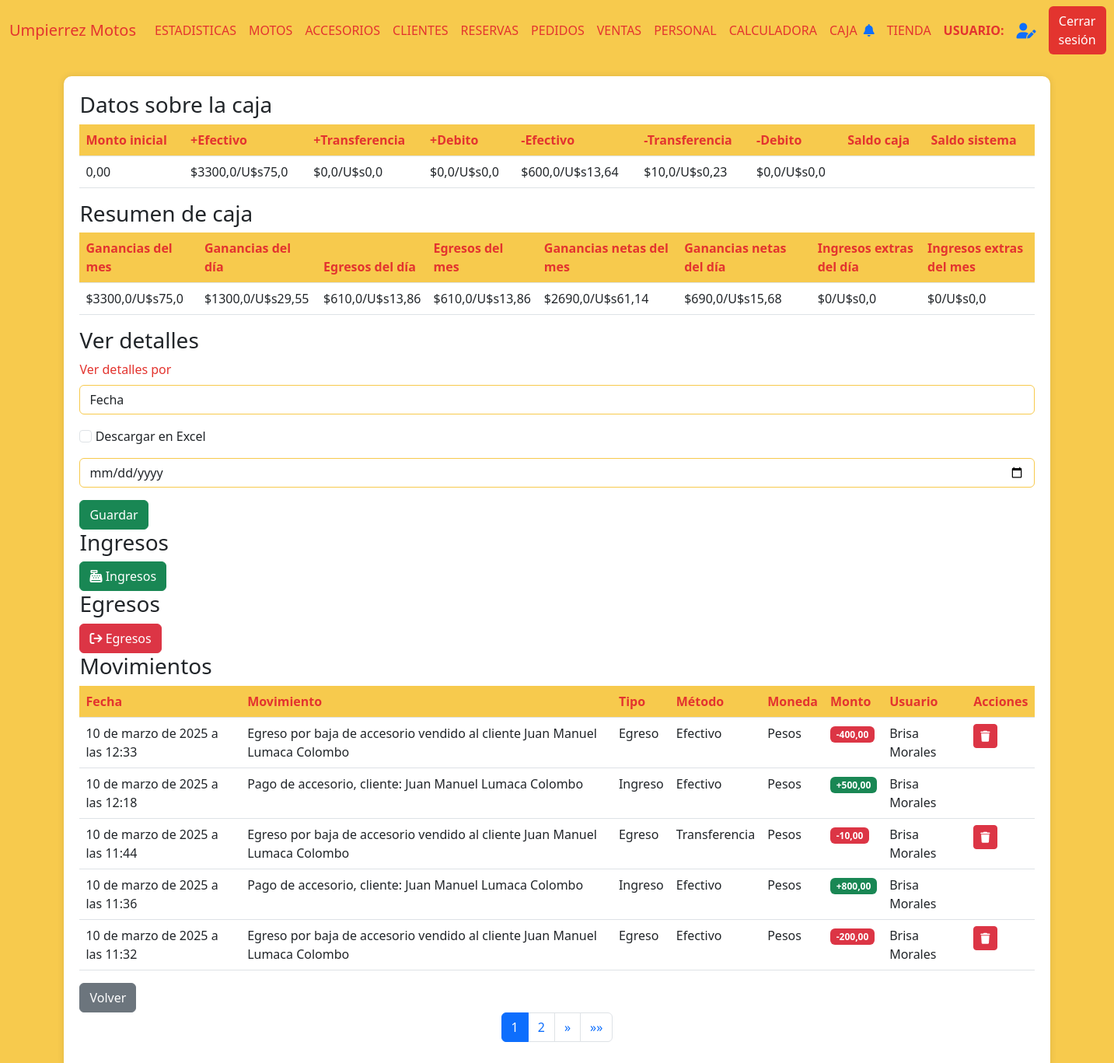
/movimientos_caja/33 (signed in), run on the app's committed database.
### AppUM/models.py (models this page shows)
class Caja(models.Model):
    apertura = models.DateTimeField()
    cierre = models.DateTimeField(null=True,blank=True)
    moneda = models.CharField(max_length=10)
    monto_inicial = models.DecimalField(max_digits=10, decimal_places=2)
    depositos = models.DecimalField(max_digits=10, decimal_places=2)
    egresos = models.DecimalField(max_digits=10, decimal_places=2)
    saldo_caja = models.DecimalField(max_digits=10, decimal_places=2)
    saldo_sistema = models.DecimalField(max_digits=10, decimal_places=2)
    diferencia = models.DecimalField(max_digits=10, decimal_places=2)
    estado = models.CharField(max_length=10)
    usuario = models.ForeignKey(Personal, related_name='usuario_caja', on_delete=models.CASCADE)

class Movimientos(models.Model):
    fecha = models.DateTimeField()
    movimiento = models.TextField(null=True, blank=True)
    tipo = models.CharField(max_length=10)
    monto = models.DecimalField(max_digits=10, decimal_places=2)
    caja = models.ForeignKey(Caja, related_name='movimiento_caja', on_delete=models.CASCADE)
    usuario = models.ForeignKey(Personal, related_name='usuario_movimiento', on_delete=models.CASCADE)
    moneda = models.CharField(max_length=10,null=True,blank=True)
    rubro = models.TextField(null=True, blank=True)
    metodo = models.CharField(max_length=30,null=True,blank=True)
    es_moto = models.BooleanField(default=0)
    es_accesorio = models.BooleanField(default=0)

### AppUM/decorators.py (the view)
    def _wrapped_view(request, *args, **kwargs):
        user = request.user
        if user.is_authenticated:
            usuario_consulta = Personal.objects.filter(usuario=user.username).first()
            if usuario_consulta:
                if Administrativo.objects.filter(personal_ptr_id=usuario_consulta.id,activo=1).exists():
                    return view_func(request, *args, **kwargs)
                else:
                    raise PermissionDenied
            else:
                return view_func(request, *args, **kwargs)
        else:
            return redirect('Login')  # Redirigir al login si no está autenticado

### AppUM/context_processors.py (called while the page is built)
def cantidad_solicitudes_no_leidas(req):
    if req.user.is_authenticated:
        usuario = req.user
        usuario_actual = Personal.objects.filter(usuario=usuario.username).first()
        notificaciones = NotificacionPersonal.objects.filter(personal=usuario_actual,leido=0).count()
    else:
        notificaciones = 0
    return {'notificaciones': notificaciones}

### AppUM/functions.py (called while the page is built)
def funcion_paginas_varias(req,instancia_model):
    paginator = Paginator(instancia_model, 5)  # 5 motos por página
    page_number = req.GET.get('page')  # Obtiene el número de página desde la URL
    page_obj = paginator.get_page(page_number)
    return page_obj

### AppUM/templates/perfil_administrativo/arqueos/movimientos.html (shortened to what this page needs)
{% extends "perfil_administrativo/padre_perfil_administrativo.html" %}
{% load static %}
{% block contenidoQueCambia %}
<link href="https://cdnjs.cloudflare.com/ajax/libs/font-awesome/6.0.0/css/all.min.css" rel="stylesheet">
<link href="https://cdn.jsdelivr.net/npm/bootstrap-icons@1.10.0/font/bootstrap-icons.css" rel="stylesheet">
<div class="table-container" id="inventarios">
    <h3>Datos sobre la caja</h3>
    <table class="table">
        <thead>
            <tr>
                <th>Monto inicial</th>
                <th>+Efectivo</th>
                <th>+Transferencia</th>
                <th>+Debito</th>
                <th>-Efectivo</th>
                <th>-Transferencia</th>
                <th>-Debito</th>
                <th>Saldo caja</th>
                <th>Saldo sistema</th>
            </tr>
        </thead>
        <tbody>
                <tr>
                    <td>{{ monto_inicial }}</td>
                    <td>${{ total_ingresos_efectivo_pesos }}/U$s{{ total_ingresos_efectivo_dolares }}</td>
                    <td>${{ total_ingresos_transferencia_pesos }}/U$s{{ total_ingresos_transferencia_dolares }}</td>
                    <td>
                        ${{ total_ingresos_debito_pesos }}/U$s{{ total_ingresos_debito_dolares }}
                    </td>
                    <td>${{ total_egresos_efectivo_pesos }}/U$s{{ total_egresos_efectivo_dolares }}</td>
                    <td>${{ total_egresos_transferencia_pesos }}/U$s{{ total_egresos_transferencia_dolares }}</td>
                    <td>${{ total_egresos_debito_pesos }}/U$s{{ total_egresos_debito_dolares }}</td>
                    <td>{{ saldo_caja }}</td>
                    <td>{{ saldo_sistema }}</td>
                </tr>
        </tbody>
    </table>
    <h3>Resumen de caja</h3>
    <table class="table" id="tabla-resumen">
        <thead>
            <tr>
                <th>Ganancias del mes</th>
                <th>Ganancias del día</th>
                <th>Egresos del día</th>
                <th>Egresos del mes</th>
                <th>Ganancias netas del mes</th>
                <th>Ganancias netas del día</th>
                <th>Ingresos extras del día</th>
                <th>Ingresos extras del mes</th>
            </tr>
        </thead>
        <tbody>
                <tr>
                    <td>${{ ganancias_mes }}/U$s{{ ganancias_mes_dolares }}</td>
                    <td>${{ ganancias_dia }}/U$s{{ ganancias_dia_dolares }}</td>
                    <td>${{ egresos_dia }}/U$s{{ egresos_dia_dolares }}</td>
                    <td>
                        ${{ egresos_mes }}/U$s{{ egresos_mes_dolares }}
                    </td>
                    <td>${{ ganancias_netas_mes }}/U$s{{ ganancias_netas_mes_dolares }}</td>
                    <td>${{ ganancias_netas_dia }}/U$s{{ ganancias_netas_dia_dolares }}</td>
                    <td>${{ ingresos_extra_dia }}/U$s{{ ingresos_extra_dia_dolares }}</td>
                    <td>${{ ingresos_extra_mes }}/U$s{{ ingresos_extra_mes_dolares }}</td>
                </tr>
        </tbody>
    </table>
    <h3>Ver detalles</h3>
    <div class="mb-3" id="busqueda_detalles">
        <label for="documento" class="form-label">Ver detalles por</label>
        <select class="form-control" id="detalles_por" onchange="detalles_por()">
            <option value="fecha">Fecha</option>
        </select>
    </div>
    <div id="detalles_x_fecha">
        <div class="mb-3">
            <input type="checkbox" id="cbox_descargar_excel" class="form-check-input" onchange="descargar_excel()">
            <label for="toggleMatr" class="form-check-label">Descargar en Excel</label>
        </div>
        <div id="form_pdf">
            <form action="{% url 'DetallesCajaXFecha' %}" method="post" id="form-reporte">{% csrf_token %}
                <div class="mb-3">
                    <input type="date" class="form-control" name="f_detalles" id="fecha" placeholder="Ingrese la fecha" required>
                </div>
                <button type="submit" class="btn btn-success" id="btn_fecha">Guardar</button>
            </form>
        </div>
    </div>
    <h3>Ingresos</h3>
    <button type="button" id="abrir_form_ingresos" class="btn btn-success">
        <i class="fas fa-cash-register"></i> Ingresos
    </button>
    <h3>Egresos</h3>
    <button type="button" id="abrir_form_egresos" class="btn btn-danger">
        <i class="fas fa-arrow-right-from-bracket"></i> Egresos
    </button>
    <h3>Movimientos</h3>
    <table class="table">
        <thead>
            <tr>
                <th>Fecha</th>
                <th>Movimiento</th>
                <th>Tipo</th>
                <th>Método</th>
                <th>Moneda</th>
                <th>Monto</th>
                <th>Usuario</th>
                <th>Acciones</th>
            </tr>
        </thead>
        <tbody>
            {% if page_obj %}
                {% for movimiento in page_obj %}
                <tr>
                    <td>{{ movimiento.movimiento.fecha }}</td>
                    <td>{{ movimiento.descripcion }}</td>
                    <td>{{ movimiento.movimiento.tipo }}</td>
                    <td>{{ movimiento.movimiento.metodo }}</td>
                    <td>
                        {{ movimiento.movimiento.moneda }}
                    </td>
                    <td>
                        {% if movimiento.movimiento.tipo == "Egreso" %}
                        <span class="badge bg-danger">-{{ movimiento.movimiento.monto }}</span>
                        {% else %}
                        <span class="badge bg-success">+{{ movimiento.movimiento.monto }}</span>
                        {% endif %}
                    </td>
                    <td>{{ movimiento.usuario }}</td>
                    <td>
                        {% if movimiento.mostrar_boton %}
                        <a href="{% url 'MovimientoBaja' id_caja movimiento.movimiento.id  %}"><button class="btn btn-sm btn-danger"><i class="fas fa-trash"></i></button></a>
                        {% endif %}
                    </td>
                </tr>
                {% endfor %}
            {% else %}
                <tr>
                    <td colspan="9" class="text-center text-muted">
                        No hay registros de movimientos disponibles en esta caja.
                    </td>
                </tr>
            {% endif %}
        </tbody>
    </table>
    <a href="{% url 'Arqueos' %}" class="btn btn-secondary">Volver</a>
    <nav aria-label="Page navigation">
        <ul class="pagination justify-content-center">
            {% for num in page_obj.paginator.page_range %}
            <li class="page-item {% if page_obj.number == num %}active{% endif %}">
                <a class="page-link" href="?page={{ num }}">{{ num }}</a>
            </li>
            {% endfor %}
            {% if page_obj.has_next %}
            <li class="page-item">
                <a class="page-link" href="?page={{ page_obj.next_page_number }}" aria-label="Siguiente">
                    <span aria-hidden="true">&raquo;</span>
                </a>
            </li>
            <li class="page-item">
                <a class="page-link" href="?page={{ page_obj.paginator.num_pages }}" aria-label="Última">
                    <span aria-hidden="true">&raquo;&raquo;</span>
                </a>
            </li>
            {% endif %}
        </ul>
    </nav>
</div>
{% endblock %}

### AppUM/static/css/styles.css (style rules this page uses)
body { background-color: #f7ca4d; }
.form-label { color: #e3342f; }
.form-control { border-color: #f7ca4d; }
.table-container { background-color: #fff; border-radius: 10px; padding: 20px; box-shadow: 0px 0px 10px rgba(0, 0, 0, 0.1); margin: 20px auto; max-width: 90%; }
.table th { background-color: #f7ca4d; color: #e3342f; }

### data on the page
Caja: monto_inicial "0,00"
Movimientos: movimiento.fecha "10 de marzo de 2025 a las 12:33", descripcion "Egreso por baja de accesorio vendido al cliente Juan Manuel Lumaca Colombo", movimiento.tipo "Egreso", movimiento.metodo "Efectivo", movimiento.moneda "Pesos", movimiento.monto "400,00", usuario "Brisa Morales"
Movimientos: movimiento.fecha "10 de marzo de 2025 a las 12:18", descripcion "Pago de accesorio, cliente: Juan Manuel Lumaca Colombo", movimiento.tipo "Ingreso", movimiento.metodo "Efectivo", movimiento.moneda "Pesos", movimiento.monto "500,00", usuario "Brisa Morales"
Movimientos: movimiento.fecha "10 de marzo de 2025 a las 11:44", descripcion "Egreso por baja de accesorio vendido al cliente Juan Manuel Lumaca Colombo", movimiento.tipo "Egreso", movimiento.metodo "Transferencia", movimiento.moneda "Pesos", movimiento.monto "10,00", usuario "Brisa Morales"
Movimientos: movimiento.fecha "10 de marzo de 2025 a las 11:36", descripcion "Pago de accesorio, cliente: Juan Manuel Lumaca Colombo", movimiento.tipo "Ingreso", movimiento.metodo "Efectivo", movimiento.moneda "Pesos", movimiento.monto "800,00", usuario "Brisa Morales"
Movimientos: movimiento.fecha "10 de marzo de 2025 a las 11:32", descripcion "Egreso por baja de accesorio vendido al cliente Juan Manuel Lumaca Colombo", movimiento.tipo "Egreso", movimiento.metodo "Efectivo", movimiento.moneda "Pesos", movimiento.monto "200,00", usuario "Brisa Morales"

### other printed values
{{ total_ingresos_efectivo_pesos }} "3300,0"
{{ total_ingresos_efectivo_dolares }} "75,0"
{{ total_ingresos_transferencia_pesos }} "0,0"
{{ total_ingresos_transferencia_dolares }} "0,0"
{{ total_ingresos_debito_pesos }} "0,0"
{{ total_ingresos_debito_dolares }} "0,0"
{{ total_egresos_efectivo_pesos }} "600,0"
{{ total_egresos_efectivo_dolares }} "13,64"
{{ total_egresos_transferencia_pesos }} "10,0"
{{ total_egresos_transferencia_dolares }} "0,23"
{{ total_egresos_debito_pesos }} "0,0"
{{ total_egresos_debito_dolares }} "0,0"
{{ ganancias_mes }} "3300,0"
{{ ganancias_mes_dolares }} "75,0"
{{ ganancias_dia }} "1300,0"
